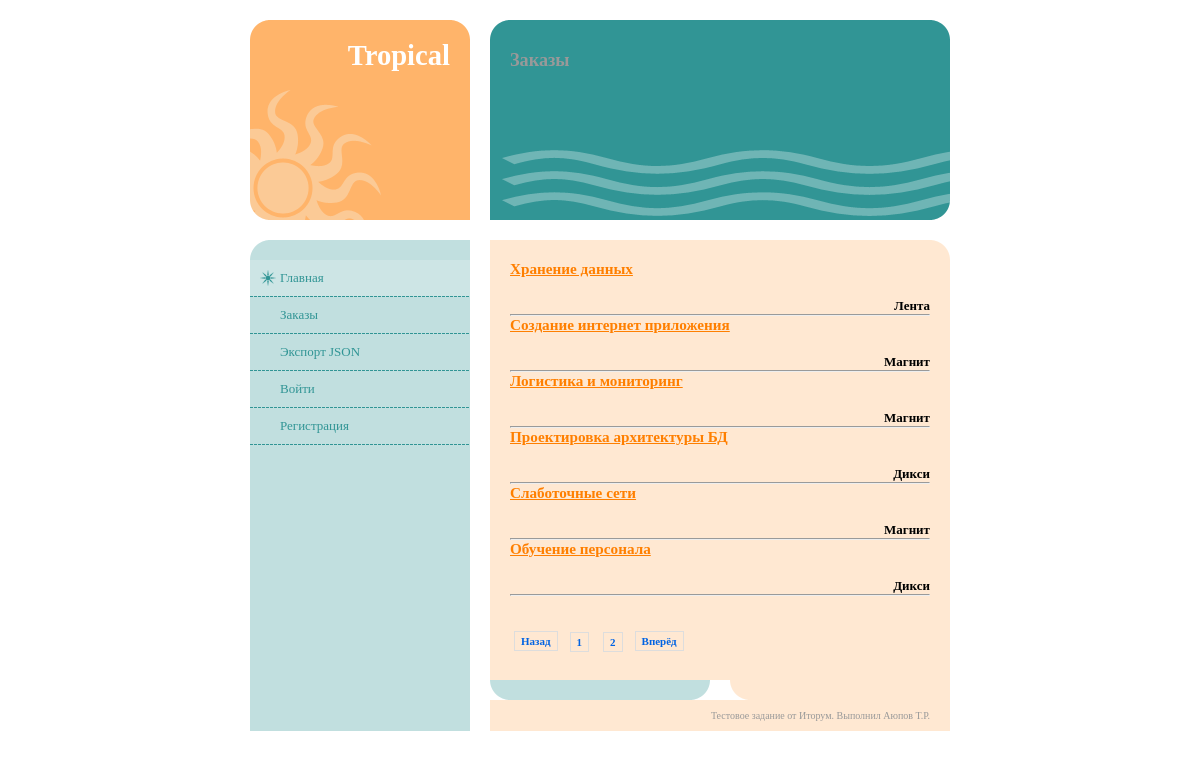
Screenshot of /orders/ with the database file from the repository.
### orders/models.py (models this page shows, shortened)
class Order(models.Model):
    title = models.CharField(max_length=50)
    date_created = models.DateTimeField(auto_now_add=True)
    customer = models.ForeignKey(Customer, null=True, on_delete=models.CASCADE)
    price = models.DecimalField(max_digits=10, decimal_places=2)
    def get_absolute_url(self):
        return reverse('order_detail', kwargs={"pk": self.pk})

class Customer(models.Model):
    name = models.CharField(max_length=150, null=True, blank=True)
    def __str__(self):
        return self.name

### orders/views.py (the view)
# urls.py: path('', OrderList.as_view(), name='order_list'),
class OrderList(ListView):
    model = Order
    paginate_by = 6
    def get_context_data(self, **kwargs):
        context = super(OrderList, self).get_context_data(**kwargs)
        context['order_form'] = CreateOrderForm()
        return context

### orders/templates/orders/order_list.html (shortened to what this page needs)
{% extends 'test_task/index.html' %}
{% load static %}
{% block content %}
    {% for i in object_list %}
        <h3 class="title">
            <a href="{{ i.get_absolute_url }}">{{ i.title }}</a>
        </h3>
        <h4 align="right">{{ i.customer}}</h4>
        <hr>
    {% empty %}
        <h3>В данный момент нет заказов</h3>
    {% endfor %}
    <br><br>
    <ul id="pagination-flickr">
        {% if page_obj.has_previous %}
            <li class="previous-off"><a href="?page={{ page_obj.previous_page_number }}"> Назад </a></li>
        {% else %}
            <li class="previous-off"><a href="">Назад </a></li>
        {% endif %}
        {% for i in page_obj.paginator.page_range %}
            {% if i != page_obj.number %}
                <li class="active"><a href="?page={{ i }}">{{ i }}</a></li>
            {% else %}
                <li class="active"><a href="#"><span>{{ i }}</span></a></li>
            {% endif %}
         {% endfor %}
        {% if page_obj.has_next %}
            <li class="previous-off"><a href="?page={{ page_obj.next_page_number }}">Вперёд</a></li>
        {% else %}
            <li class="previous-off"><a href="">Вперёд</a></li>
        {% endif %}
    </ul>
    <br><br>
{% endblock content %}

### test_task/templates/test_task/index.html (shortened to what this page needs)
<!DOCTYPE html>
<head>
{% load static %}
<link href="{% static 'test_task/default.css' %}" rel="stylesheet" type="text/css" />
</head>
<body>
    <div id="logo">
      <h1><a href="#">Tropical</a></h1>
      <h2>Заказы</h2>
    </div>
    <div id="content">
      <div id="sidebar">
        <div id="menu">
          <ul>
            <li class="active"><a href="{% url 'main_page' %}">Главная</a></li>
            <li><a href="{% url 'order_list' %}">Заказы</a></li>
            <li><a href="{% url 'export_orders' %}">Экспорт JSON</a></li>
            {% if request.user.is_authenticated %}
                <br><br><br><br>
                <h4 align="center">Добро пожаловать</h4>
                <h3 align="center">{{ request.user.username.upper }}</h3>
                <li><a href="{% url 'logout' %}">Выйти</a></li>
            {% else %}
                <li><a href="{% url 'login' %}">Войти</a></li>
                <li><a href="{% url 'signup' %}">Регистрация</a></li>
            {% endif %}
          </ul>
        </div>
      </div>
      <div id="main">
        <div id="welcome" class="post">
            {% block content %}
            {% endblock content %}
      </div>
      <div id="extra" style="clear: both;"></div>
    </div>
    <div id="footer">
     <p>Тестовое задание от Иторум. Выполнил Аюпов Т.Р.</p>
    </div>
    </div>
</body>

### test_task/static/test_task/default.css (style rules this page uses)
* { margin: 0; padding: 0; }
body { margin: 20px 0; background: #FFFFFF; font: normal small Georgia, "Times New Roman", Times, serif; color: #999999; }
ul { margin-left: 3em; }
a { color: #3366FF; }
.post { padding: 20px; }
.post .title { margin-bottom: 20px; }
#logo { width: 700px; height: 220px; margin: 0 auto; }
#logo h1 { float: left; width: 180px; height: 160px; padding: 20px; background: #FFB46A url(images/img01.gif) no-repeat; text-align: right; font-size: 2.2em; }
#logo h2 { float: right; width: 420px; height: 150px; padding: 30px 20px 20px 20px; background: #319595 url(images/img02.gif) no-repeat; font-size: 1.4em; }
#logo a { text-decoration: none; color: #FFFFFF; }
#content { width: 700px; margin: 0 auto; background: url(images/img03.gif) repeat-y; }
#extra { clear: both; height: 20px; background: url(images/img06.gif) no-repeat; }
#main { float: right; width: 460px; background: url(images/img05.gif) no-repeat right top; color: #000000; }
#main a { color: #FF7F00; }
#sidebar { float: left; width: 220px; background: url(images/img04.gif) no-repeat; color: #6BB3B3; }
#sidebar a { color: #319595; }
#menu { padding: 20px 0; }
#menu ul { margin: 0; list-style: none; }
#menu li { display: block; padding-bottom: 1px; background: url(images/img07.gif) repeat-x left bottom; }
#menu a { display: block; width: 170px; padding: 10px 20px 10px 30px; text-decoration: none; }
#menu a:hover, #menu .active a { background: #CDE5E5 url(images/img08.gif) no-repeat 10px 50%; }
#footer { clear: both; width: 660px; margin: 0 auto; padding: 10px 0; }
#footer p { margin: 0; text-align: right; font-size: x-small; }
ul { border:0; margin:0; padding:0; }
#pagination-flickr li { border:0; margin:0; padding:0; font-size:11px; list-style:none; }
#pagination-flickr a { border:solid 1px #DDDDDD; margin-right:2px; }
#pagination-flickr .previous-off, #pagination-flickr .next-off { color:#666666; display:block; float:left; font-weight:bold; padding:3px 4px; }
#pagination-flickr .active { color:#ff0084; font-weight:bold; display:block; float:left; padding:4px 6px; }
#pagination-flickr a:link, #pagination-flickr a:visited { color:#0063e3; display:block; float:left; padding:3px 6px; text-decoration:none; }

### rows the page displays
Order: title "Хранение данных", customer "Лента"
Order: title "Создание интернет приложения", customer "Магнит"
Order: title "Логистика и мониторинг", customer "Магнит"
Order: title "Проектировка архитектуры БД", customer "Дикси"
Order: title "Слаботочные сети", customer "Магнит"
Order: title "Обучение персонала", customer "Дикси"

### other values shown
{{ i }} "1"
{{ i }} "2"
